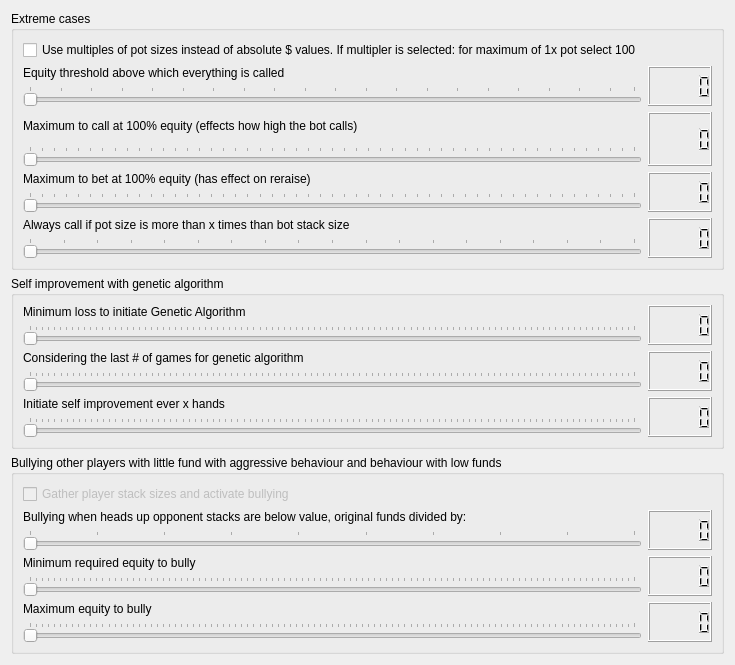
     <widget class="QWidget" name="additionaloptions">
      <attribute name="title">
       <string>Additional options</string>
      </attribute>
      <layout class="QGridLayout" name="gridLayout">
       <item row="0" column="0">
        <widget class="QGroupBox" name="groupBox_35">
         <property name="title">
          <string>Extreme cases</string>
         </property>
         <layout class="QGridLayout" name="gridLayout_3">
          <item row="3" column="0" rowspan="2">
           <layout class="QVBoxLayout" name="verticalLayout_32">
            <item>
             <widget class="QLabel" name="label_37">
              <property name="text">
               <string>Maximum to call at 100% equity (effects how high the bot calls)</string>
              </property>
              <property name="wordWrap">
               <bool>true</bool>
              </property>
             </widget>
            </item>
            <item>
             <widget class="QSlider" name="initialFunds">
              <property name="mouseTracking">
               <bool>false</bool>
              </property>
              <property name="toolTip">
               <string>&lt;html&gt;&lt;head/&gt;&lt;body&gt;&lt;p&gt;When equity is 100% then this is the maximum amount whre the bot will call. In the graph it corresponds to the upper right corner where equity is 100%. I suggest you put slightly more than your initial funds. .&lt;/p&gt;&lt;p&gt;If you choose multiple of pot size in the select box, you can select, if you put the slider to 1000 it means that a maximum of 10x pot will be called.&lt;/p&gt;&lt;/body&gt;&lt;/html&gt;</string>
              </property>
              <property name="minimum">
               <number>1</number>
              </property>
              <property name="maximum">
               <number>5000</number>
              </property>
              <property name="singleStep">
               <number>10</number>
              </property>
              <property name="pageStep">
               <number>100</number>
              </property>
              <property name="orientation">
               <enum>Qt::Horizontal</enum>
              </property>
              <property name="tickPosition">
               <enum>QSlider::TicksAbove</enum>
              </property>
             </widget>
            </item>
           </layout>
          </item>
          <item row="3" column="2" rowspan="2">
           <widget class="QLCDNumber" name="lcdNumber_61"/>
          </item>
          <item row="5" column="0" rowspan="2">
           <layout class="QVBoxLayout" name="verticalLayout_17">
            <item>
             <widget class="QLabel" name="label_3">
              <property name="text">
               <string>Maximum to bet at 100% equity (has effect on reraise)</string>
              </property>
             </widget>
            </item>
            <item>
             <widget class="QSlider" name="initialFunds2">
              <property name="toolTip">
               <string>&lt;html&gt;&lt;head/&gt;&lt;body&gt;&lt;p&gt;When equity is 100% then this is the maximum amount whre the bot will bet. In the graph it corresponds to the upper right corner where equity is 100%. I suggest you put slightly more than your initial funds. .&lt;/p&gt;&lt;p&gt;If you choose multiple of pot size in the select box, you can select, if you put the slider to 1000 it means that a maximum of 10x pot will be raised.&lt;/p&gt;&lt;/body&gt;&lt;/html&gt;</string>
              </property>
              <property name="minimum">
               <number>1</number>
              </property>
              <property name="maximum">
               <number>5000</number>
              </property>
              <property name="singleStep">
               <number>10</number>
              </property>
              <property name="pageStep">
               <number>100</number>
              </property>
              <property name="orientation">
               <enum>Qt::Horizontal</enum>
              </property>
              <property name="tickPosition">
               <enum>QSlider::TicksAbove</enum>
              </property>
             </widget>
            </item>
           </layout>
          </item>
          <item row="9" column="0" rowspan="2">
           <layout class="QVBoxLayout" name="verticalLayout_38">
            <item>
             <widget class="QLabel" name="label_44">
              <property name="text">
               <string>Always call if pot size is more than x times than bot stack size</string>
              </property>
             </widget>
            </item>
            <item>
             <widget class="QSlider" name="always_call_low_stack_multiplier">
              <property name="mouseTracking">
               <bool>false</bool>
              </property>
              <property name="toolTip">
               <string>If the bot stack size is below a certain amount, the bot will always call. The slider controls the multiplier. 10 means that he will always call when the stack is less than 1 if the pot is 10</string>
              </property>
              <property name="minimum">
               <number>2</number>
              </property>
              <property name="maximum">
               <number>20</number>
              </property>
              <property name="singleStep">
               <number>1</number>
              </property>
              <property name="pageStep">
               <number>1</number>
              </property>
              <property name="orientation">
               <enum>Qt::Horizontal</enum>
              </property>
              <property name="tickPosition">
               <enum>QSlider::TicksAbove</enum>
              </property>
             </widget>
            </item>
           </layout>
          </item>
          <item row="5" column="2" rowspan="2">
           <widget class="QLCDNumber" name="lcdNumber_5"/>
          </item>
          <item row="9" column="2" rowspan="2">
           <widget class="QLCDNumber" name="lcdNumber_71"/>
          </item>
          <item row="0" column="0">
           <widget class="QCheckBox" name="use_pot_multiples">
            <property name="enabled">
             <bool>true</bool>
            </property>
            <property name="toolTip">
             <string>&lt;html&gt;&lt;head/&gt;&lt;body&gt;&lt;p&gt;This option has influence on a lot of things. The curves will no longer depend on the total amount of that call and bet button, but will instead be dependent on the highest bidder as a percentage of the pot.&lt;/p&gt;&lt;/body&gt;&lt;/html&gt;</string>
            </property>
            <property name="text">
             <string>Use multiples of pot sizes instead of absolute $ values. If multipler is selected: for maximum of 1x pot select 100</string>
            </property>
           </widget>
          </item>
          <item row="1" column="0" rowspan="2">
           <layout class="QVBoxLayout" name="verticalLayout_27">
            <item>
             <widget class="QLabel" name="label_32">
              <property name="text">
               <string>Equity threshold above which everything is called</string>
              </property>
             </widget>
            </item>
            <item>
             <widget class="QSlider" name="alwaysCallEquity">
              <property name="mouseTracking">
               <bool>false</bool>
              </property>
              <property name="toolTip">
               <string notr="true">&lt;html&gt;&lt;head/&gt;&lt;body&gt;&lt;p&gt;If the equity (winning probability) is higher than the value, the bot will never fold.&lt;/p&gt;&lt;/body&gt;&lt;/html&gt;</string>
              </property>
              <property name="minimum">
               <number>1</number>
              </property>
              <property name="maximum">
               <number>100</number>
              </property>
              <property name="singleStep">
               <number>5</number>
              </property>
              <property name="pageStep">
               <number>10</number>
              </property>
              <property name="orientation">
               <enum>Qt::Horizontal</enum>
              </property>
              <property name="tickPosition">
               <enum>QSlider::TicksAbove</enum>
              </property>
              <property name="tickInterval">
               <number>0</number>
              </property>
             </widget>
            </item>
           </layout>
          </item>
          <item row="1" column="2" rowspan="2">
           <widget class="QLCDNumber" name="lcdNumber_57"/>
          </item>
         </layout>
         <zorder>lcdNumber_57</zorder>
         <zorder>lcdNumber_71</zorder>
         <zorder>lcdNumber_61</zorder>
         <zorder>lcdNumber_5</zorder>
         <zorder></zorder>
         <zorder>use_pot_multiples</zorder>
         <zorder></zorder>
        </widget>
       </item>
       <item row="1" column="0">
        <widget class="QGroupBox" name="groupBox_37">
         <property name="title">
          <string>Self improvement with genetic algorithm</string>
         </property>
         <layout class="QGridLayout" name="gridLayout_53">
          <item row="0" column="0">
           <layout class="QVBoxLayout" name="verticalLayout_432">
            <item>
             <widget class="QLabel" name="label_449">
              <property name="text">
               <string>Minimum loss to initiate Genetic Algorithm</string>
              </property>
             </widget>
            </item>
            <item>
             <widget class="QSlider" name="minimumLossForIteration">
              <property name="mouseTracking">
               <bool>false</bool>
              </property>
              <property name="minimum">
               <number>0</number>
              </property>
              <property name="maximum">
               <number>100</number>
              </property>
              <property name="singleStep">
               <number>1</number>
              </property>
              <property name="pageStep">
               <number>10</number>
              </property>
              <property name="orientation">
               <enum>Qt::Horizontal</enum>
              </property>
              <property name="tickPosition">
               <enum>QSlider::TicksAbove</enum>
              </property>
             </widget>
            </item>
           </layout>
          </item>
          <item row="0" column="1">
           <widget class="QLCDNumber" name="lcdNumber_109"/>
          </item>
          <item row="1" column="0">
           <layout class="QVBoxLayout" name="verticalLayout_435">
            <item>
             <widget class="QLabel" name="label_452">
              <property name="text">
               <string>Considering the last # of games for genetic algorithm</string>
              </property>
             </widget>
            </item>
            <item>
             <widget class="QSlider" name="considerLastGames">
              <property name="mouseTracking">
               <bool>false</bool>
              </property>
              <property name="toolTip">
               <string>&lt;html&gt;&lt;head/&gt;&lt;body&gt;&lt;p&gt;The genetic algorithm can be activated automatically. Here you can select under what conditions this will happen. It only makes sens to have it activated after playing at least 500 hands.&lt;/p&gt;&lt;/body&gt;&lt;/html&gt;</string>
              </property>
              <property name="minimum">
               <number>100</number>
              </property>
              <property name="maximum">
               <number>10000</number>
              </property>
              <property name="singleStep">
               <number>1</number>
              </property>
              <property name="pageStep">
               <number>100</number>
              </property>
              <property name="orientation">
               <enum>Qt::Horizontal</enum>
              </property>
              <property name="tickPosition">
               <enum>QSlider::TicksAbove</enum>
              </property>
              <property name="tickInterval">
               <number>100</number>
              </property>
             </widget>
            </item>
           </layout>
          </item>
          <item row="1" column="1">
           <widget class="QLCDNumber" name="lcdNumber_112"/>
          </item>
          <item row="2" column="0">
           <layout class="QVBoxLayout" name="verticalLayout_436">
            <item>
             <widget class="QLabel" name="label_453">
              <property name="text">
               <string>Initiate self improvement ever x hands</string>
              </property>
             </widget>
            </item>
            <item>
             <widget class="QSlider" name="strategyIterationGames">
              <property name="mouseTracking">
               <bool>false</bool>
              </property>
              <property name="minimum">
               <number>100</number>
              </property>
              <property name="maximum">
               <number>10000</number>
              </property>
              <property name="singleStep">
               <number>1</number>
              </property>
              <property name="pageStep">
               <number>100</number>
              </property>
              <property name="orientation">
               <enum>Qt::Horizontal</enum>
              </property>
              <property name="tickPosition">
               <enum>QSlider::TicksAbove</enum>
              </property>
              <property name="tickInterval">
               <number>100</number>
              </property>
             </widget>
            </item>
           </layout>
          </item>
          <item row="2" column="1">
           <widget class="QLCDNumber" name="lcdNumber_113"/>
          </item>
         </layout>
        </widget>
       </item>
       <item row="2" column="0">
        <widget class="QGroupBox" name="groupBox_36">
         <property name="title">
          <string>Bullying other players with little fund with aggressive behaviour and behaviour with low funds</string>
         </property>
         <layout class="QGridLayout" name="gridLayout_12">
          <item row="3" column="1">
           <widget class="QLCDNumber" name="lcdNumber_59"/>
          </item>
          <item row="2" column="1">
           <widget class="QLCDNumber" name="lcdNumber_55"/>
          </item>
          <item row="3" column="0">
           <layout class="QVBoxLayout" name="verticalLayout_34">
            <item>
             <widget class="QLabel" name="label_39">
              <property name="text">
               <string>Maximum equity to bully</string>
              </property>
             </widget>
            </item>
            <item>
             <widget class="QSlider" name="maxBullyEquity">
              <property name="enabled">
               <bool>false</bool>
              </property>
              <property name="mouseTracking">
               <bool>false</bool>
              </property>
              <property name="toolTip">
               <string>&lt;html&gt;&lt;head/&gt;&lt;body&gt;&lt;p&gt;Upper limit of equity where bully mode can be activated if all conditions are met.&lt;/p&gt;&lt;/body&gt;&lt;/html&gt;</string>
              </property>
              <property name="minimum">
               <number>0</number>
              </property>
              <property name="maximum">
               <number>100</number>
              </property>
              <property name="singleStep">
               <number>1</number>
              </property>
              <property name="pageStep">
               <number>10</number>
              </property>
              <property name="orientation">
               <enum>Qt::Horizontal</enum>
              </property>
              <property name="tickPosition">
               <enum>QSlider::TicksAbove</enum>
              </property>
             </widget>
            </item>
           </layout>
          </item>
          <item row="2" column="0">
           <layout class="QVBoxLayout" name="verticalLayout_33">
            <item>
             <widget class="QLabel" name="label_38">
              <property name="text">
               <string>Minimum required equity to bully</string>
              </property>
             </widget>
            </item>
            <item>
             <widget class="QSlider" name="minBullyEquity">
              <property name="enabled">
               <bool>false</bool>
              </property>
              <property name="mouseTracking">
               <bool>false</bool>
              </property>
              <property name="toolTip">
               <string>&lt;html&gt;&lt;head/&gt;&lt;body&gt;&lt;p&gt;In order activate bully mode (meaning the bot is more aggressive), a minimum amounf of equity (winning probability as determined by the simulation) can be selected.&lt;/p&gt;&lt;/body&gt;&lt;/html&gt;</string>
              </property>
              <property name="minimum">
               <number>0</number>
              </property>
              <property name="maximum">
               <number>100</number>
              </property>
              <property name="pageStep">
               <number>10</number>
              </property>
              <property name="orientation">
               <enum>Qt::Horizontal</enum>
              </property>
              <property name="tickPosition">
               <enum>QSlider::TicksAbove</enum>
              </property>
             </widget>
            </item>
           </layout>
          </item>
          <item row="1" column="1">
           <widget class="QLCDNumber" name="lcdNumber_58"/>
          </item>
          <item row="0" column="0">
           <widget class="QCheckBox" name="checkBox_2">
            <property name="enabled">
             <bool>false</bool>
            </property>
            <property name="text">
             <string>Gather player stack sizes and activate bullying</string>
            </property>
           </widget>
          </item>
          <item row="1" column="0">
           <layout class="QVBoxLayout" name="verticalLayout_6">
            <item>
             <widget class="QLabel" name="label_12">
              <property name="text">
               <string>Bullying when heads up opponent stacks are below value, original funds divided by:</string>
              </property>
             </widget>
            </item>
            <item>
             <widget class="QSlider" name="bullyDivider">
              <property name="enabled">
               <bool>false</bool>
              </property>
              <property name="mouseTracking">
               <bool>false</bool>
              </property>
              <property name="toolTip">
               <string>&lt;html&gt;&lt;head/&gt;&lt;body&gt;&lt;p&gt;In headsup when the single opponent has less than a certain amount of stacks left, the bot can be more agressive. This is activated when he has less funds than initial funds divided by the divider (which is this slide). For example for initial funds of $2 and a divider of 4, the bot would become more agressive if the opponent has less than $0.50.&lt;/p&gt;&lt;/body&gt;&lt;/html&gt;</string>
              </property>
              <property name="minimum">
               <number>1</number>
              </property>
              <property name="maximum">
               <number>10</number>
              </property>
              <property name="pageStep">
               <number>1</number>
              </property>
              <property name="orientation">
               <enum>Qt::Horizontal</enum>
              </property>
              <property name="tickPosition">
               <enum>QSlider::TicksAbove</enum>
              </property>
             </widget>
            </item>
           </layout>
          </item>
         </layout>
        </widget>
       </item>
      </layout>
      <zorder>groupBox_35</zorder>
      <zorder>groupBox_36</zorder>
      <zorder>groupBox_37</zorder>
     </widget>
